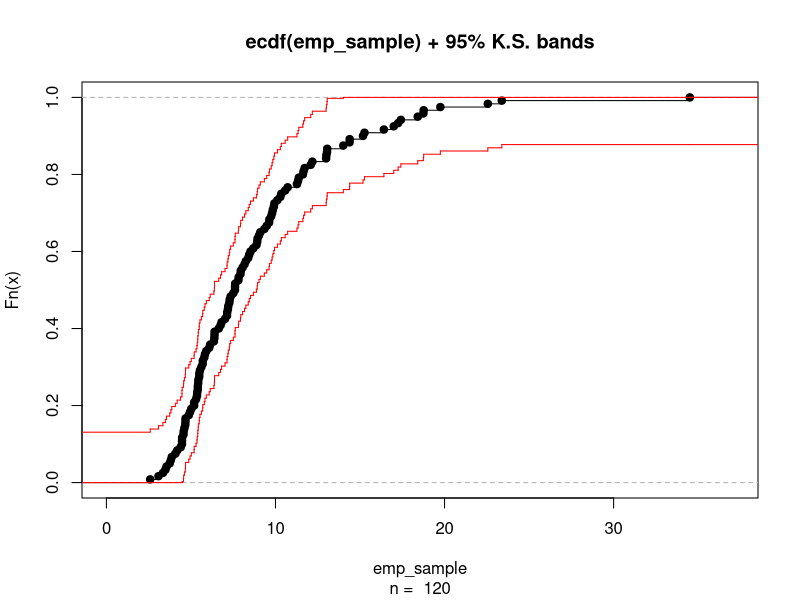
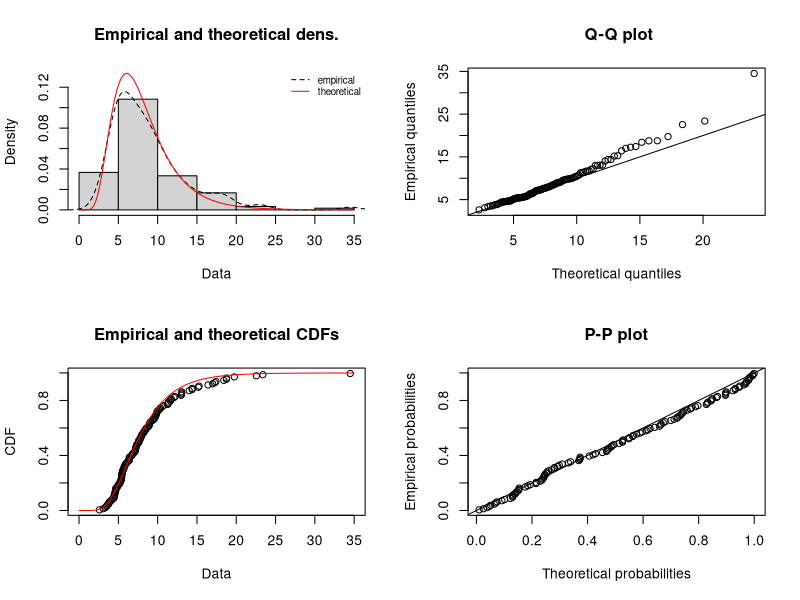
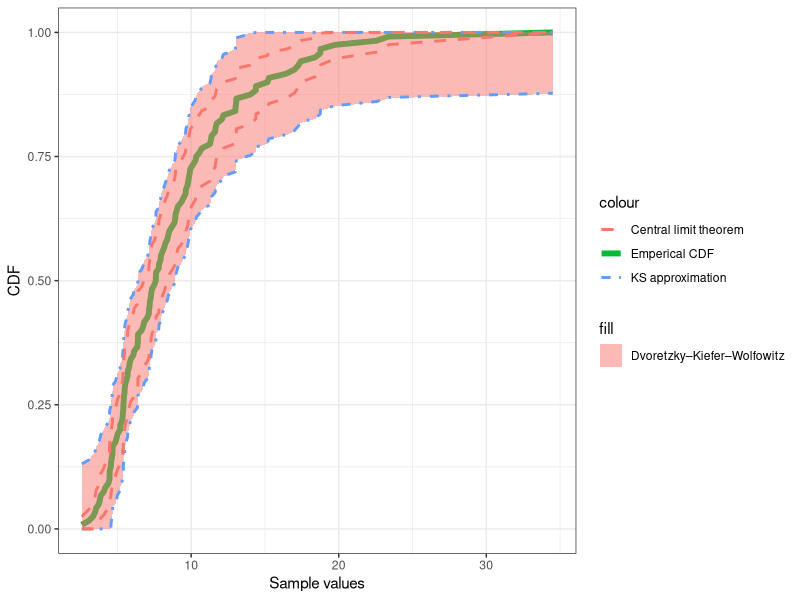
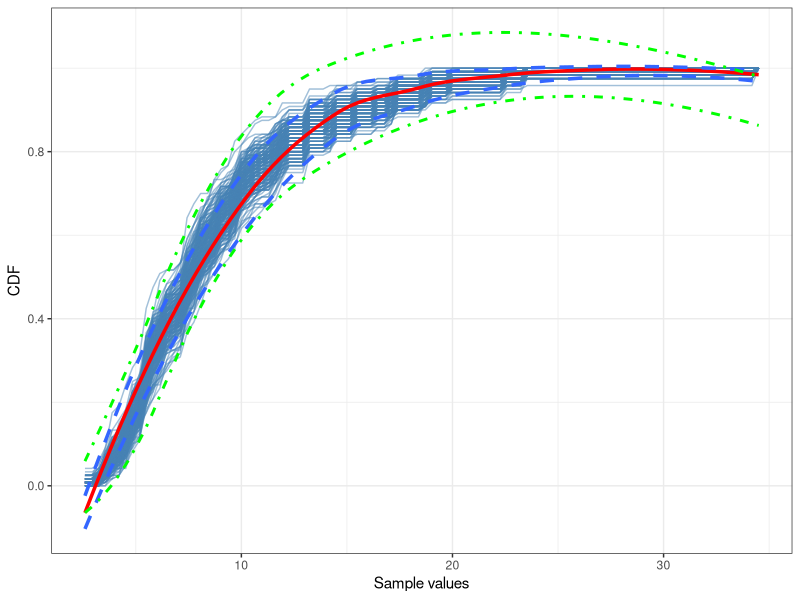

These charts were generated, in order, by the following R code:
n <- 120

set.seed(1337)
rand_vect <- runif(n, 0, 1)
head(rand_vect, 5)

emp_sample <- qlnorm(rand_vect, meanlog = 2, sdlog = sqrt(0.2))
emp_sample

##
library(fitdistrplus)

png(filename = "../img/graphics_1.png", 
    width = 1920, height = 1080,
    pointsize = 24, res = 96)
plotdist(emp_sample, distr = "lnorm", list(2,sqrt(0.2)),
         histo = T, demp = T)
dev.off()
##
theor_distr <- rlnorm(n,2,sqrt(0.2))

emp_mean <- mean(emp_sample)
emp_mean

theor_mean <- mean(theor_distr)
theor_mean


emp_sd <- sd(emp_sample)
emp_sd

theor_sd <- sd(theor_distr)
theor_sd


##
library(sfsmisc)
ecdf.ksCI(emp_sample)



###############
approx.ksD <- function(n) 
{
  ## оценка критического значения статистики Колмогорова-
  ## Смирнова D для доверительного уровня 0.95.
  ## реализована по Bickel & Doksum, table IX,  p.483
  ## и Lienert G.A.(1975) 
  ifelse(n > 80, 1.358 /( sqrt(n) + .12 + .11/sqrt(n)),   ##B&D
         splinefun(c(1:9, 10, 15, 10 * 2:8),# from Lienert
                   c(.975,   .84189, .70760, .62394, .56328,  # 1:5
                     .51926, .48342, .45427, .43001, .40925,  # 6:10
                     .33760, .29408, .24170, .21012,     # 15,20,30,40
                     .18841, .17231, .15975, .14960)) (n))
}

approx.ksD(length(emp_sample))

################################################################################################################
# Функция, формирующая доверительные интервалы ECDF
get_df.ecdf <- function(x, level = 0.05) {
  n <- length(x)
  x.sort <- sort(x)
  y <- (1:n)/n 
  # CI по теореме Дворецкого-Кифера-Вольфовица (ДКВ)
  epsilon = sqrt(log(2/level)/(2*n))
  L = pmax(y - epsilon, 0)
  U = pmin(y + epsilon, 1)
  D <- approx.ksD(n)
  U3 <- pmin(y + D, 1)
  L3 <- pmax(y - D, 0)
  # CI на основе центральной предельной теоремы (ЦПТ)
  z <- qnorm(1-level/2)
  U2 = pmin(y + z*sqrt(y*(1-y)/n ),1)
  L2 = pmax(y - z*sqrt(y*(1-y)/n ),0)
  data.frame(x=x.sort, y, L, U, L2, U2, L3, U3) 
}

# Формирование таблицы
df.emp <- get_df.ecdf(emp_sample)


# Создание графика
library(ggplot2)


png(filename = "../img/emp_cdfs_1.png", 
    width = 1920, height = 1080,
    pointsize = 24, res = 96 * 1.25)
ggplot(df.emp, aes(x=x, y=y)) + 
  # Эмпирические распределения
  geom_line(aes(colour="Emperical CDF"),size=2) + 
  # Заливаются области доверительных интервалов ДКВ
  geom_ribbon(aes(ymin = L, ymax = U, fill = "Dvoretzky–Kiefer–Wolfowitz"), 
              alpha = 0.5) + 
  geom_line(aes(x = x, y = L3, colour = "KS approximation"), 
            linetype = "3313", size = 1) +
  geom_line(aes(x = x, y = U3, colour = "KS approximation"), 
            linetype = "3313", size = 1) +
  # Рисуются кривые доверительных интервалов ЦПТ
  geom_line(aes(x = x, y = L2, colour = "Central limit theorem"), 
            linetype = "dashed", size = 1) +
  geom_line(aes(x = x, y = U2, colour = "Central limit theorem"), 
            linetype = "dashed", size = 1) +
  labs(x = 'Sample values',
       y = 'CDF') +
  theme_bw()
dev.off()



n = length(emp_sample)
nrep = 200

# новые данные для построения плавной кривой
newxs <- (seq(min(emp_sample), max(emp_sample), length.out = 100))

# добавление в итоговую таблицу координат ECDF
pdat <- data.frame(newxs, py = ecdf(emp_sample)(newxs))

# создание бутстреп-выборок
boots <- t(replicate(nrep, 
                     emp_sample[sample.int(n, replace = TRUE)]))
bootdat <- data.frame(apply(boots, 1, function(x) ecdf(x)(newxs))) 

# извлечение доверительных интервалов
cis <- apply(bootdat, 1, quantile, c(0.025, 0.975))
rownames(cis) <- c('lwr', 'upr')

# добавление доверительных интервалов
pdat <- cbind(pdat, t(cis))

# таблица бустреп-кривых
bootdat$newxs <- newxs
require(reshape2)
bootline <- melt(bootdat, id = 'newxs')

# Вывод итогового графика с использованием пакета  ggplot2
png(filename = "../img/emp_cdfs_2.png", 
    width = 1920, height = 1080,
    pointsize = 24, res = 96 * 1.25)
ggplot()+
  labs(x = 'Sample values', y = 'CDF')  + 
  geom_line(data = bootline, aes(x = newxs, y = value, group = variable), 
            col = 'steelblue', alpha = 0.5) +
  geom_smooth(data = pdat,  aes(x = newxs, y = py), 
              col = 'red', size=1.2, se= FALSE) +
  geom_smooth(data = pdat, aes(x = newxs, y = lwr), 
              linetype = 'dashed', size=1.2, se= FALSE) +
  geom_smooth(data = pdat, aes(x = newxs, y = upr), 
              linetype = 'dashed', size=1.2, se= FALSE) +
  geom_smooth(data = df.emp, aes(x = x, y = L), 
              linetype = '3313', col = 'green',size=1, se= FALSE) +
  geom_smooth(data = df.emp, aes(x = x, y = U), 
              linetype = '3313', col = 'green',size=1, se= FALSE) +
  theme_bw()
dev.off()
